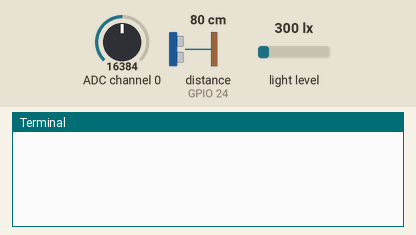
Recording of a program running on a simulated Raspberry Pi (BCM pin numbers). Parts: the last lines printed to the terminal. Inputs (shaded band) come from the test bench; at power-on: distance to the obstacle (sensor on GPIO 24) 80 cm, light level 300 lx, ADC channel 0 = 16384 (analog values on the 0–32767 scale). The echo pulse lasts 58.3 µs per cm; databases and web services accept everything at once and return nothing; the clock reads 2024-03-15 10:24:30 at power-on unless the program sets it.

Above: at 1.2 s.
1.3 s: distance to the obstacle (sensor on GPIO 24) set to 2 cm
At 6.1 s:
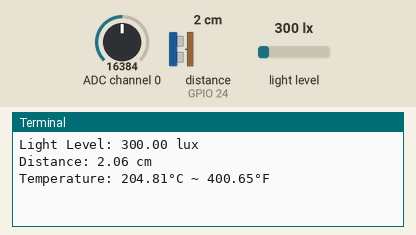
6.5 s: light level set to 40 lx
8.0 s: ADC channel 0 set to 0
9.5 s: distance to the obstacle (sensor on GPIO 24) set to 4 cm
At 10.8 s:
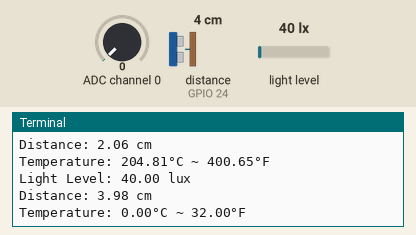

The program:

readsensor-senddatabase-sendblynk.py
```python
#!/usr/bin/python
import smbus2 as smbus
import time
import Adafruit_ADS1x15
import RPi.GPIO as GPIO
import MySQLdb
import BlynkLib
from BlynkTimer import BlynkTimer

# Blynk Auth Token
BLYNK_AUTH_TOKEN = 'M3dMkhIHgYMoOvQtz_9FDPuyS3cteKe0'

# Initialize Blynk
blynk = BlynkLib.Blynk(BLYNK_AUTH_TOKEN)
timer = BlynkTimer()

# Constants for BH1750
DEVICE = 0x23  # Default device I2C address
ONE_TIME_HIGH_RES_MODE = 0x20

# Setup I2C bus
bus = smbus.SMBus(1)

# Setup GPIO for Ultrasonic Sensor
GPIO.setmode(GPIO.BCM)
GPIO_TRIGGER = 18
GPIO_ECHO = 24
GPIO.setup(GPIO_TRIGGER, GPIO.OUT)
GPIO.setup(GPIO_ECHO, GPIO.IN)

# Create an ADC instance for LM35 (ADS1015 or ADS1115)
adc = Adafruit_ADS1x15.ADS1115(busnum=1)
analog_channel = 0

# Disable GPIO warnings (optional)
GPIO.setwarnings(False)

# Connect to MySQL database
db = MySQLdb.connect("localhost", "root", "rahasia", "sensor_data")
cursor = db.cursor()

# Functions to read from sensors
def convertToNumber(data):
    return ((data[1] + (256 * data[0])) / 1.2)

def readLight(addr=DEVICE):
    data = bus.read_i2c_block_data(addr, ONE_TIME_HIGH_RES_MODE, 2)
    return convertToNumber(data)

def distance():
    GPIO.output(GPIO_TRIGGER, True)
    time.sleep(0.00001)
    GPIO.output(GPIO_TRIGGER, False)

    StartTime = time.time()
    StopTime = time.time()

    while GPIO.input(GPIO_ECHO) == 0:
        StartTime = time.time()

    while GPIO.input(GPIO_ECHO) == 1:
        StopTime = time.time()

    TimeElapsed = StopTime - StartTime
    dist = (TimeElapsed * 34300) / 2

    return dist

def read_lm35_temperature():
    raw_value = adc.read_adc(analog_channel, gain=1)
    millivolts = (raw_value * 4.096) / 32767.0 * 1000
    temperature_celsius = millivolts / 10.0
    temperature_fahrenheit = (temperature_celsius * 9/5) + 32
    return temperature_celsius, temperature_fahrenheit

# Function to send sensor data to Blynk and save to database
def send_sensor_data():
    light_level = readLight()
    dist = distance()
    celsius, fahrenheit = read_lm35_temperature()

    # Send data to Blynk
    blynk.virtual_write(0, celsius)  # V0 for temperature
    blynk.virtual_write(1, dist)     # V1 for distance
    blynk.virtual_write(2, light_level)  # V2 for light intensity

    # Insert data into MySQL database
    query = """INSERT INTO sensor_readings (distance, light, temp) VALUES (%s, %s, %s)"""
    cursor.execute(query, (dist, light_level, celsius))
    db.commit()

    # Print to console for debugging
    print(f"Light Level: {light_level:.2f} lux")
    print(f"Distance: {dist:.2f} cm")
    print(f"Temperature: {celsius:.2f}°C ~ {fahrenheit:.2f}°F")

# Setup a timer to send data every 5 seconds
timer.set_interval(5, send_sensor_data)

# Main loop
try:
    while True:
        blynk.run()
        timer.run()
except KeyboardInterrupt:
    GPIO.cleanup()
    db.close()
```

Measured:
- after the input at 1.3 s, the terminal: prints a new line after 3.7 s (image 1)
- after the input at 9.5 s, the terminal: prints a new line after 0.52 s (image 2)
